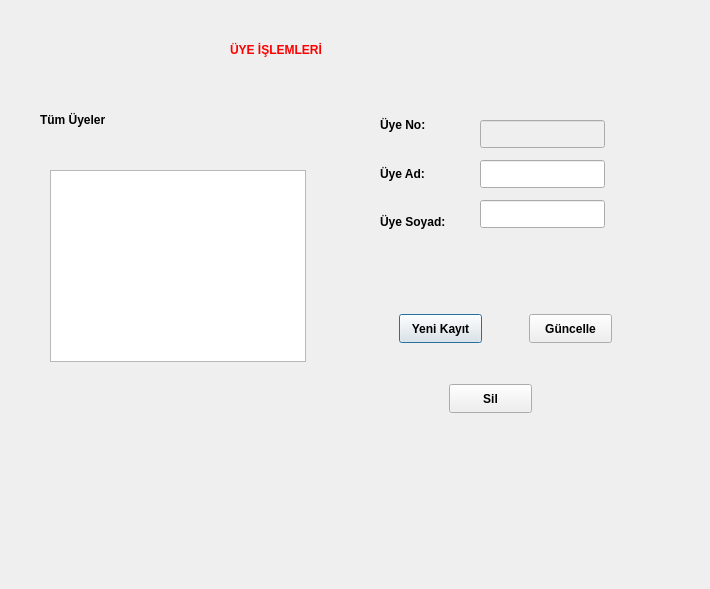
<?xml version="1.0" encoding="UTF-8"?>
<ui version="4.0">
 <class>Uyeislemleri</class>
 <widget class="QDialog" name="Uyeislemleri">
  <property name="enabled">
   <bool>true</bool>
  </property>
  <property name="geometry">
   <rect>
    <x>0</x>
    <y>0</y>
    <width>710</width>
    <height>589</height>
   </rect>
  </property>
  <property name="mouseTracking">
   <bool>false</bool>
  </property>
  <property name="windowTitle">
   <string>Dialog</string>
  </property>
  <widget class="QTableView" name="tableView_tumuyeler">
   <property name="enabled">
    <bool>true</bool>
   </property>
   <property name="geometry">
    <rect>
     <x>50</x>
     <y>170</y>
     <width>256</width>
     <height>192</height>
    </rect>
   </property>
  </widget>
  <widget class="QLineEdit" name="lineEdit_uyeno">
   <property name="enabled">
    <bool>false</bool>
   </property>
   <property name="geometry">
    <rect>
     <x>480</x>
     <y>120</y>
     <width>125</width>
     <height>28</height>
    </rect>
   </property>
  </widget>
  <widget class="QLabel" name="label_2">
   <property name="enabled">
    <bool>true</bool>
   </property>
   <property name="geometry">
    <rect>
     <x>40</x>
     <y>110</y>
     <width>91</width>
     <height>20</height>
    </rect>
   </property>
   <property name="font">
    <font>
     <bold>true</bold>
    </font>
   </property>
   <property name="text">
    <string>Tüm Üyeler</string>
   </property>
  </widget>
  <widget class="QLabel" name="label_3">
   <property name="enabled">
    <bool>true</bool>
   </property>
   <property name="geometry">
    <rect>
     <x>380</x>
     <y>115</y>
     <width>52</width>
     <height>20</height>
    </rect>
   </property>
   <property name="font">
    <font>
     <bold>true</bold>
    </font>
   </property>
   <property name="text">
    <string>Üye No:</string>
   </property>
  </widget>
  <widget class="QPushButton" name="btn_yenikayit">
   <property name="enabled">
    <bool>true</bool>
   </property>
   <property name="geometry">
    <rect>
     <x>399</x>
     <y>314</y>
     <width>83</width>
     <height>29</height>
    </rect>
   </property>
   <property name="font">
    <font>
     <bold>true</bold>
    </font>
   </property>
   <property name="text">
    <string>Yeni Kayıt</string>
   </property>
  </widget>
  <widget class="QPushButton" name="btn_guncelle">
   <property name="enabled">
    <bool>true</bool>
   </property>
   <property name="geometry">
    <rect>
     <x>529</x>
     <y>314</y>
     <width>83</width>
     <height>29</height>
    </rect>
   </property>
   <property name="font">
    <font>
     <bold>true</bold>
    </font>
   </property>
   <property name="text">
    <string>Güncelle</string>
   </property>
  </widget>
  <widget class="QLabel" name="label_4">
   <property name="enabled">
    <bool>true</bool>
   </property>
   <property name="geometry">
    <rect>
     <x>380</x>
     <y>164</y>
     <width>51</width>
     <height>20</height>
    </rect>
   </property>
   <property name="font">
    <font>
     <bold>true</bold>
    </font>
   </property>
   <property name="text">
    <string>Üye Ad:</string>
   </property>
  </widget>
  <widget class="QLabel" name="label_5">
   <property name="enabled">
    <bool>true</bool>
   </property>
   <property name="geometry">
    <rect>
     <x>380</x>
     <y>212</y>
     <width>73</width>
     <height>20</height>
    </rect>
   </property>
   <property name="font">
    <font>
     <bold>true</bold>
    </font>
   </property>
   <property name="text">
    <string>Üye Soyad:</string>
   </property>
  </widget>
  <widget class="QPushButton" name="btn_sil">
   <property name="enabled">
    <bool>true</bool>
   </property>
   <property name="geometry">
    <rect>
     <x>449</x>
     <y>384</y>
     <width>83</width>
     <height>29</height>
    </rect>
   </property>
   <property name="font">
    <font>
     <bold>true</bold>
    </font>
   </property>
   <property name="text">
    <string>Sil</string>
   </property>
  </widget>
  <widget class="QLineEdit" name="lineEdit_uyesoyad">
   <property name="enabled">
    <bool>true</bool>
   </property>
   <property name="geometry">
    <rect>
     <x>480</x>
     <y>200</y>
     <width>125</width>
     <height>28</height>
    </rect>
   </property>
  </widget>
  <widget class="QLabel" name="label">
   <property name="enabled">
    <bool>true</bool>
   </property>
   <property name="geometry">
    <rect>
     <x>230</x>
     <y>40</y>
     <width>111</width>
     <height>20</height>
    </rect>
   </property>
   <property name="palette">
    <palette>
     <active>
      <colorrole role="WindowText">
       <brush brushstyle="SolidPattern">
        <color alpha="255">
         <red>255</red>
         <green>0</green>
         <blue>0</blue>
        </color>
       </brush>
      </colorrole>
     </active>
     <inactive>
      <colorrole role="WindowText">
       <brush brushstyle="SolidPattern">
        <color alpha="255">
         <red>255</red>
         <green>0</green>
         <blue>0</blue>
        </color>
       </brush>
      </colorrole>
     </inactive>
     <disabled/>
    </palette>
   </property>
   <property name="font">
    <font>
     <bold>true</bold>
    </font>
   </property>
   <property name="text">
    <string>ÜYE İŞLEMLERİ</string>
   </property>
  </widget>
  <widget class="QLineEdit" name="lineEdit_uyead">
   <property name="enabled">
    <bool>true</bool>
   </property>
   <property name="geometry">
    <rect>
     <x>480</x>
     <y>160</y>
     <width>125</width>
     <height>28</height>
    </rect>
   </property>
  </widget>
 </widget>
 <resources/>
 <connections/>
</ui>
